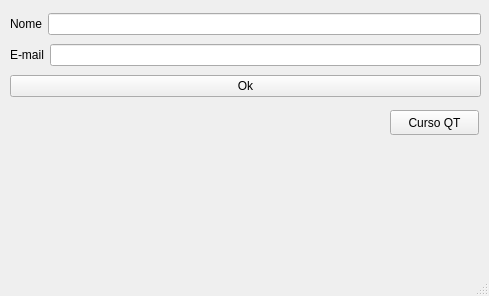
<?xml version="1.0" encoding="UTF-8"?>
<ui version="4.0">
 <class>MainWindow</class>
 <widget class="QMainWindow" name="MainWindow">
  <property name="geometry">
   <rect>
    <x>0</x>
    <y>0</y>
    <width>489</width>
    <height>296</height>
   </rect>
  </property>
  <property name="windowTitle">
   <string>MainWindow</string>
  </property>
  <widget class="QWidget" name="centralwidget">
   <widget class="QPushButton" name="pushButton_2">
    <property name="geometry">
     <rect>
      <x>390</x>
      <y>110</y>
      <width>89</width>
      <height>25</height>
     </rect>
    </property>
    <property name="text">
     <string>Curso QT</string>
    </property>
   </widget>
   <widget class="QWidget" name="">
    <property name="geometry">
     <rect>
      <x>10</x>
      <y>10</y>
      <width>471</width>
      <height>93</height>
     </rect>
    </property>
    <layout class="QVBoxLayout" name="verticalLayout">
     <item>
      <layout class="QHBoxLayout" name="horizontalLayout">
       <item>
        <widget class="QLabel" name="label">
         <property name="text">
          <string>Nome</string>
         </property>
        </widget>
       </item>
       <item>
        <widget class="QLineEdit" name="txt_nome"/>
       </item>
      </layout>
     </item>
     <item>
      <layout class="QHBoxLayout" name="horizontalLayout_2">
       <item>
        <widget class="QLabel" name="label_2">
         <property name="text">
          <string>E-mail</string>
         </property>
        </widget>
       </item>
       <item>
        <widget class="QLineEdit" name="txt_email"/>
       </item>
      </layout>
     </item>
     <item>
      <widget class="QPushButton" name="btn_ok">
       <property name="text">
        <string>Ok</string>
       </property>
      </widget>
     </item>
    </layout>
   </widget>
  </widget>
  <widget class="QMenuBar" name="menubar">
   <property name="geometry">
    <rect>
     <x>0</x>
     <y>0</y>
     <width>489</width>
     <height>22</height>
    </rect>
   </property>
  </widget>
  <widget class="QStatusBar" name="statusbar"/>
 </widget>
 <resources/>
 <connections/>
</ui>
